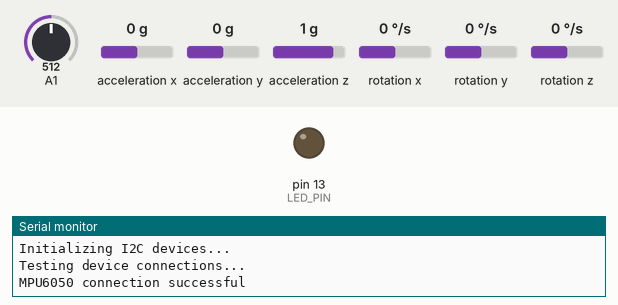
Bench run of a sketch on a simulated Arduino Uno, built with avr-gcc and run on an emulated ATmega328P. On the bench: output pins drawn as LEDs (lit = HIGH), the last lines printed to the serial monitor. Dashed ring = blinking. The inputs (shaded band) are chosen by the test bench; at power-on: acceleration x 0 g, A1 = 512, acceleration y 0 g, acceleration z 1 g, rotation x 0 °/s, rotation y 0 °/s, rotation z 0 °/s. Random numbers use the default seed unless the sketch sets one.

Above: at 1.2 s.
1.3 s: acceleration x set to -1.4 g
At 2.8 s:
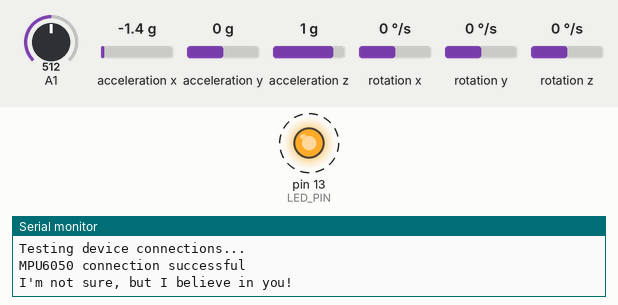
8.1 s: acceleration x set to 0 g
At 14.8 s:
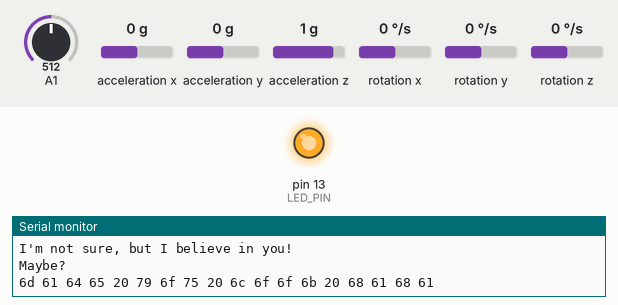
Timing chart, 0 to 20.1 s (numbered marks = the images above; inputs shaded):
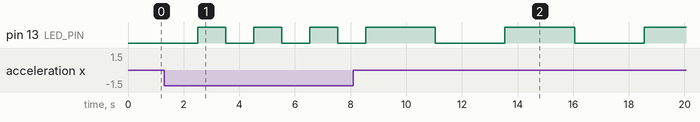

The sketch:

AccelRandomButton.ino
```cpp
// I2C device class (I2Cdev) demonstration Arduino sketch for MPU6050 class
// 10/7/2011 by Jeff Rowberg <jeff@rowberg.net>
// Updates should (hopefully) always be available at https://github.com/jrowberg/i2cdevlib
//
// Changelog:
//      2013-05-08 - added multiple output formats
//                 - added seamless Fastwire support
//      2011-10-07 - initial release

/* ============================================
I2Cdev device library code is placed under the MIT license
Copyright (c) 2011 Jeff Rowberg
Permission is hereby granted, free of charge, to any person obtaining a copy
of this software and associated documentation files (the "Software"), to deal
in the Software without restriction, including without limitation the rights
to use, copy, modify, merge, publish, distribute, sublicense, and/or sell
copies of the Software, and to permit persons to whom the Software is
furnished to do so, subject to the following conditions:
The above copyright notice and this permission notice shall be included in
all copies or substantial portions of the Software.
THE SOFTWARE IS PROVIDED "AS IS", WITHOUT WARRANTY OF ANY KIND, EXPRESS OR
IMPLIED, INCLUDING BUT NOT LIMITED TO THE WARRANTIES OF MERCHANTABILITY,
FITNESS FOR A PARTICULAR PURPOSE AND NONINFRINGEMENT. IN NO EVENT SHALL THE
AUTHORS OR COPYRIGHT HOLDERS BE LIABLE FOR ANY CLAIM, DAMAGES OR OTHER
LIABILITY, WHETHER IN AN ACTION OF CONTRACT, TORT OR OTHERWISE, ARISING FROM,
OUT OF OR IN CONNECTION WITH THE SOFTWARE OR THE USE OR OTHER DEALINGS IN
THE SOFTWARE.
===============================================
*/

// I2Cdev and MPU6050 must be installed as libraries, or else the .cpp/.h files
// for both classes must be in the include path of your project
#include "I2Cdev.h"
#include "MPU6050.h"

// Arduino Wire library is required if I2Cdev I2CDEV_ARDUINO_WIRE implementation
// is used in I2Cdev.h
#if I2CDEV_IMPLEMENTATION == I2CDEV_ARDUINO_WIRE
    #include "Wire.h"
#endif

// class default I2C address is 0x68
// specific I2C addresses may be passed as a parameter here
// AD0 low = 0x68 (default for InvenSense evaluation board)
// AD0 high = 0x69
MPU6050 accelgyro;
//MPU6050 accelgyro(0x69); // <-- use for AD0 high

int16_t ax, ay, az;
int16_t gx, gy, gz;

char *ReplyArray[12] = {
  "Yes! For sure", "Nope. Never", "Maybe?", "Stop shaking me", "Would you ask a paper fortune teller that?", "Oh definitely not", "Abso-freaking-lutely", "I'm not sure, but I believe in you!", "You should have learned that in EE305", "Ask Dr. Dvorak", "Ask Toby-I mean Robbie", "6d 61 64 65 20 79 6f 75 20 6c 6f 6f 6b 20 68 61 68 61"
};                      //the array of possible replies

// const int ACC = A4 && A5;     //the accelerometer is connected to pin A4
float thresholdx = -2600;  //threshold the sensor must surpass to activate reply


#define LED_PIN 13
bool blinkState = false;

const int buttonPin = 1;      // button connected to pin 1
const int displayScreen = 13; // display connected to pin 13

int button;                   // the button is variable
int oldButton = 0;            // the button's initial state is zero
int state = 0;


void setup() {
    // join I2C bus (I2Cdev library doesn't do this automatically)
    #if I2CDEV_IMPLEMENTATION == I2CDEV_ARDUINO_WIRE
        Wire.begin();
    #elif I2CDEV_IMPLEMENTATION == I2CDEV_BUILTIN_FASTWIRE
        Fastwire::setup(400, true);
    #endif

 pinMode(buttonPin, INPUT);
 pinMode(displayScreen, OUTPUT);

    // initialize serial communication
    // (38400 chosen because it works as well at 8MHz as it does at 16MHz, but
    // it's really up to you depending on your project)
    Serial.begin(38400);

    // initialize device
    Serial.println("Initializing I2C devices...");
    accelgyro.initialize();

    // verify connection
    Serial.println("Testing device connections...");
    Serial.println(accelgyro.testConnection() ? "MPU6050 connection successful" : "MPU6050 connection failed");


    // configure Arduino LED pin for output
    pinMode(LED_PIN, OUTPUT);
}

void loop() {

digitalRead(buttonPin);
 if(button && !oldButton)      // same as if(button == high && oldbutton == low)
 {                             // ^comment from forum I got the code from. think it means
                                   // the button used to be inactive and is now active
                                   // so the button was pushed
   if(state == 0)              // if the state was "off"
   {
     digitalWrite (13, HIGH);  // sends voltage to the screen
     state = 1;                // turns the state "on"
   }
   else                        // if the state was "on"
   {
     digitalWrite (13, LOW);   // sends no voltage to the screen
     state = 0;                // turns the state "off"
   }
   oldButton = 1;              // changes button's state from 0 to 1. becomes the "old" state
 }
 else if(!button && oldButton) // same as if(button == low && oldbutton == high)
 {                             // ^from forum. based on the if statement, think it means
                                   // the button used to be active and is now inactive
                                   // so the button was released
   oldButton = 0;              // returns the button state to its initial state
 }

    // read raw accel/gyro measurements from device
    accelgyro.getMotion6(&ax, &ay, &az, &gx, &gy, &gz);

    // these methods (and a few others) are also available
    //accelgyro.getAcceleration(&ax, &ay, &az);
    //accelgyro.getRotation(&gx, &gy, &gz);


float sensorValueAccelerometer = analogRead(A4 && A5); //naming a variable for what the sensor is reading

// Serial.println (sensorValueAccelerometer);       //printing what the sensor is reading
String Reply = ReplyArray[random(12)];           //assigning "Reply" variable to be random choice from array
if (ax > thresholdx){
  delay (1500);

  Serial.println (Reply);                        //printing "Reply" if sensor reads beyond threshold
}
delay (1000);                                    //delay for testing

    #ifdef OUTPUT_READABLE_ACCELGYRO
        // display tab-separated accel/gyro x/y/z values
        //Serial.print("a/g:\t");
        //Serial.print(ax); Serial.print("\t");
       // Serial.print(ay); Serial.print("\t");
       // Serial.println(az); Serial.print("\t");

       // delay (1000);
    #endif

    #ifdef OUTPUT_BINARY_ACCELGYRO
        Serial.write((uint8_t)(ax >> 8)); Serial.write((uint8_t)(ax & 0xFF));
        Serial.write((uint8_t)(ay >> 8)); Serial.write((uint8_t)(ay & 0xFF));
        Serial.write((uint8_t)(az >> 8)); Serial.write((uint8_t)(az & 0xFF));

        delay (1000);
    #endif

    // blink LED to indicate activity
    blinkState = !blinkState;
    digitalWrite(LED_PIN, blinkState);
}
```

Measured:
- by itself, pin 13 (LED_PIN): alternates HIGH for 2.5 s and LOW for 2.5 s
